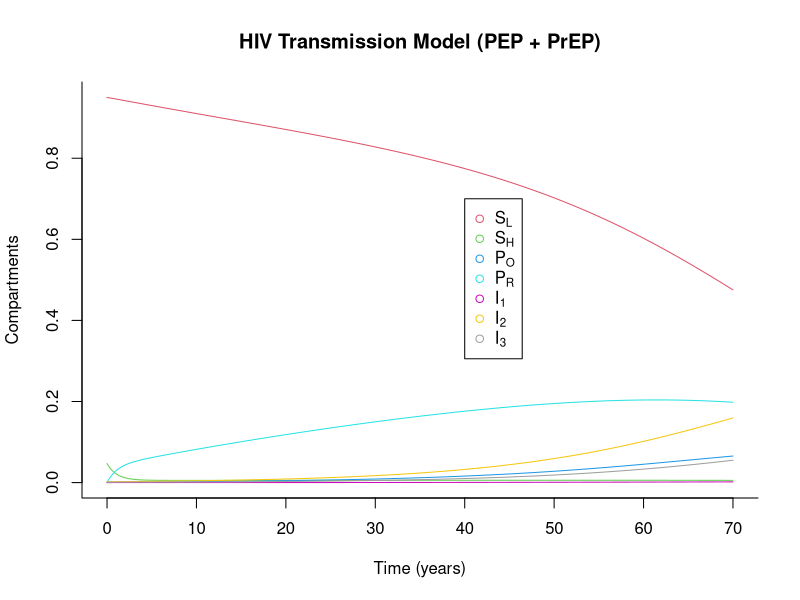

The R script that drew this image:
library(deSolve)
sir <- function(time, state, parameters) {
  with(as.list(c(state, parameters)), {
    lambdaL = betaL * (theta1 * I1 + theta2 * I2 + theta3 * I3)/(SL+SH+PO+PR+I1+I2+I3)
    lambdaH = betaH * (theta1 * I1 + theta2 * I2 + theta3 * I3)/(SL+SH+PO+PR+I1+I2+I3)
    lambdaR = betaR * (theta1 * I1 + theta2 * I2 + theta3 * I3)/(SL+SH+PO+PR+I1+I2+I3)
    dSL <- Lambda * (SL+SH+PO+PR+I1+I2+I3) + WHL * SH + phiL * PO - (lambdaL + WLH + mu) * SL
    dSH <- WLH * SL + phiH * PO + phiR * PR - (lambdaH + WHL + tauR + mu) * SH
    dPO <- lambdaL * PL * SL + lambdaH * PH * SH - (sigmaO1 + phiL + phiH + WOR + mu) * PO
    dPR <- tauR * SH + WOR * PO - (lambdaR + phiR + mu) * PR
    dI1 <- lambdaL * (1 - PL) * SL + lambdaH * (1 - PH) * SH + sigmaO1 * PO + lambdaR *PR - (sigma12 + mu) * I1 
    dI2 <- sigma12 * I1 - (sigma23 + mu) * I2
    dI3 <- sigma23 * I2 - (mud + mu) * I3
    return(list(c(dSL, dSH, dPO, dPR, dI1, dI2, dI3)))
  })
}

init <- c(SL = 0.95, SH = 0.047, PO = 0, PR = 0, I1 = 0.0002, I2 = 0.0017, I3 = 0.0011)
parameters <- c(Lambda = 0.00817, mu = 0.00747, mud = 0.0909, WLH = 0.005, WHL = 0.0095, WOR = 0.001, 
                sigmaO1 = 0.023, sigma12 = 8.67, sigma23 = 0.05, PL = 0.5, PH = 0.5, phiL = 0.05, phiH = 1/24, tauR = 0.9, phiR = 0.005,
                betaL = 0.25, betaH = 1.25, betaR = 0.125, theta1 = 1, theta2 = 0.43, theta3 = 1.5)
times <- seq(0, 70, by = 0.1)
out <- as.data.frame(ode(y = init, times = times, func = sir, parms = parameters))
out$time <- NULL
head(out, 10)

matplot(times, out, type = "l", xlab = "Time (years)", ylab = "Compartments", main = "HIV Transmission Model (PEP + PrEP)", lwd = 1, lty = 1, bty = "l", col = 2:8)
legend(40, 0.7, c(expression(S[L]), expression(S[H]), expression(P[O]), expression(P[R]), expression(I[1]), expression(I[2]), expression(I[3])), pch = 1, col = 2:8)
